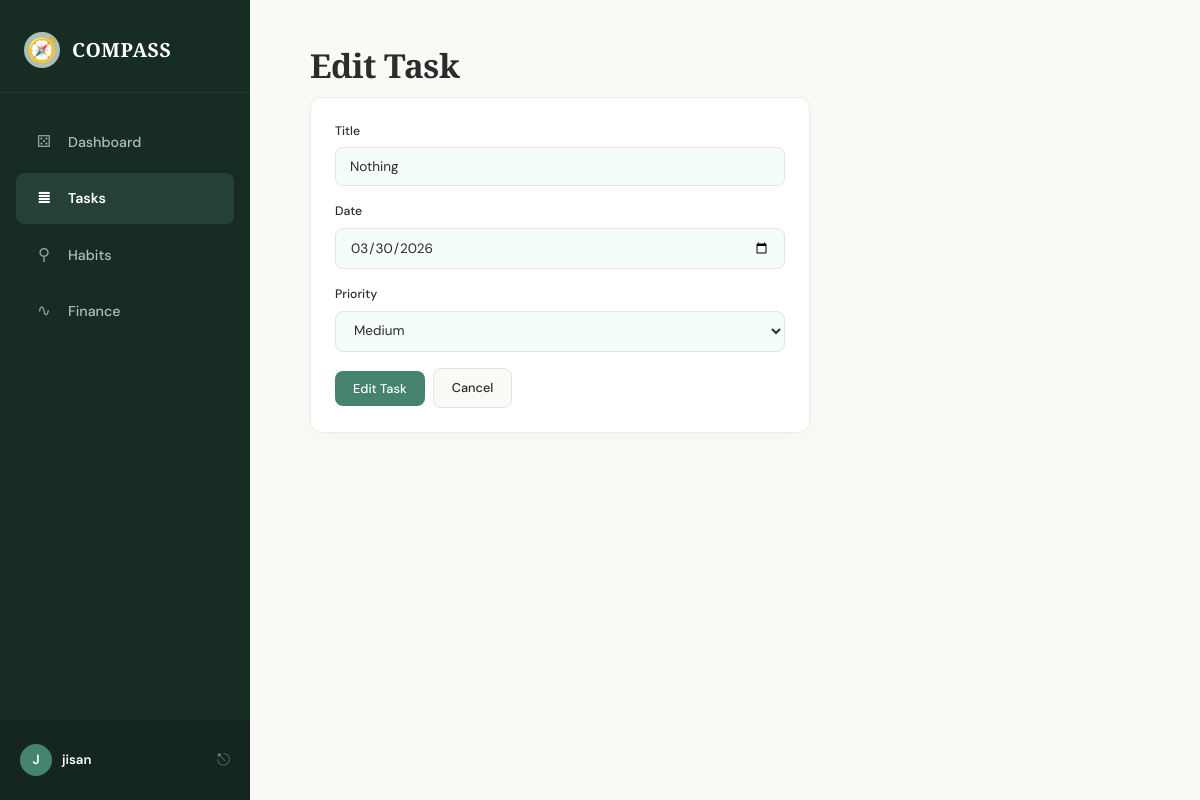
Page /tasks/3/edit/ (signed in) on the committed database.
### tasks/models.py (models this page shows, shortened)
class Task(models.Model):
    PRIORITY_CHOICES = [
        ('high', 'High'),
        ('medium', 'Medium'),
        ('low', 'Low'),
    ]
    PRIORITY_ORDER = {'high': 0, 'medium': 1, 'low': 2}
    user = models.ForeignKey(User, on_delete=models.CASCADE, related_name='tasks')
    title = models.CharField(max_length=255)
    date = models.DateField(default=timezone.localdate)
    priority = models.CharField(max_length=10, choices=PRIORITY_CHOICES, default='medium')
    completed = models.BooleanField(default=False)
    is_deleted = models.BooleanField(default=False)  # soft delete
    created_at = models.DateTimeField(auto_now_add=True)
    class Meta:
        ordering = ['completed', 'priority', '-created_at']

### tasks/views.py (the view)
# urls.py: path('<int:pk>/edit/', views.task_edit, name='edit'),
@login_required
def task_edit(request, pk):
    task = get_object_or_404(Task, pk=pk, user=request.user, is_deleted=False)
    if request.method == 'POST':
        form = TaskForm(request.POST, instance=task)
        if form.is_valid():
            updated_task = form.save()
            messages.success(request, 'Task updated ✓')
            return redirect(f'/tasks/?date={updated_task.date.isoformat()}')
    else:
        form = TaskForm(instance=task)
    return render(request, 'tasks/form.html', {'form': form, 'action': 'Edit'})

### tasks/forms.py
class TaskForm(forms.ModelForm):
    class Meta:
        model = Task
        fields = ['title', 'date', 'priority']
        widgets = {
            'title': forms.TextInput(attrs={
                'class': 'form-control',
                'placeholder': 'What do you need to do?',
            }),
            'date': forms.DateInput(attrs={
                'class': 'form-control',
                'type': 'date',
            }),
            'priority': forms.Select(attrs={
                'class': 'form-control',
            }),
        }

### templates/tasks/form.html (shortened to what this page needs)
{% extends 'base.html' %}
{% block content %}
<div class="page-header">
    <h1>{{ action }} Task</h1>
</div>
<div class="card" style="max-width: 500px;">
    <form method="post">
        {% for field in form %}
        <div class="form-group">
            <label for="{{ field.id_for_label }}">{{ field.label }}</label>
            {{ field }}
        </div>
        {% endfor %}
        <div class="btn-group">
            <button type="submit" class="btn btn-primary">{{ action }} Task</button>
            <a href="{% url 'tasks:list' %}" class="btn btn-secondary">Cancel</a>
        </div>
    </form>
</div>
{% endblock %}

### templates/base.html (shortened to what this page needs)
{% load static %}
<!DOCTYPE html>
<html lang="en">
<head>
    <link rel="stylesheet" href="{% static 'css/style.css' %}?v={% now 'U' %}">
</head>
<body>
    {% if user.is_authenticated %}
    <nav class="sidebar">
        <div class="sidebar-brand">
            <span class="brand-icon">🧭</span>
            <span class="brand-text">COMPASS</span>
        </div>
        <ul class="sidebar-nav">
            <li><a href="{% url 'dashboard:index' %}" class="{% if request.resolver_match.app_name == 'dashboard' %}active{% endif %}">
                <span class="nav-icon">⚄</span> Dashboard
            </a></li>
            <li><a href="{% url 'tasks:list' %}" class="{% if request.resolver_match.app_name == 'tasks' %}active{% endif %}">
                <span class="nav-icon">≣</span> Tasks
            </a></li>
            <li><a href="{% url 'habits:daily' %}" class="{% if request.resolver_match.app_name == 'habits' %}active{% endif %}">
                <span class="nav-icon">⚲</span> Habits
            </a></li>
            <li><a href="{% url 'finance:overview' %}" class="{% if request.resolver_match.app_name == 'finance' %}active{% endif %}">
                <span class="nav-icon">∿</span> Finance
            </a></li>
        </ul>
        <div class="sidebar-footer">
            <div class="user-profile">
                <div class="user-avatar">{{ user.username.0|upper }}</div>
                <div class="user-name-col">
                    <span class="user-label">{{ user.username }}</span>
                </div>
            </div>
            <form method="post" action="{% url 'accounts:logout' %}" style="margin:0;">
                <button type="submit" class="logout-link" title="Sign out" style="background:none;border:none;cursor:pointer;padding:0;">⎋</button>
            </form>
        </div>
    </nav>
    {% endif %}
    <main class="{% if user.is_authenticated %}main-content{% else %}main-full{% endif %}">
        {% block content %}{% endblock %}
    </main>
</body>
</html>

### rows in the picture
Task: form "Nothing" "03/30/2026" "Medium"

### other values in the picture
{{ user.username.0|upper }} "J"
{{ user.username }} "jisan"
{{ action }} "Edit"
{{ field.label }} "Title" "Date" "Priority"
